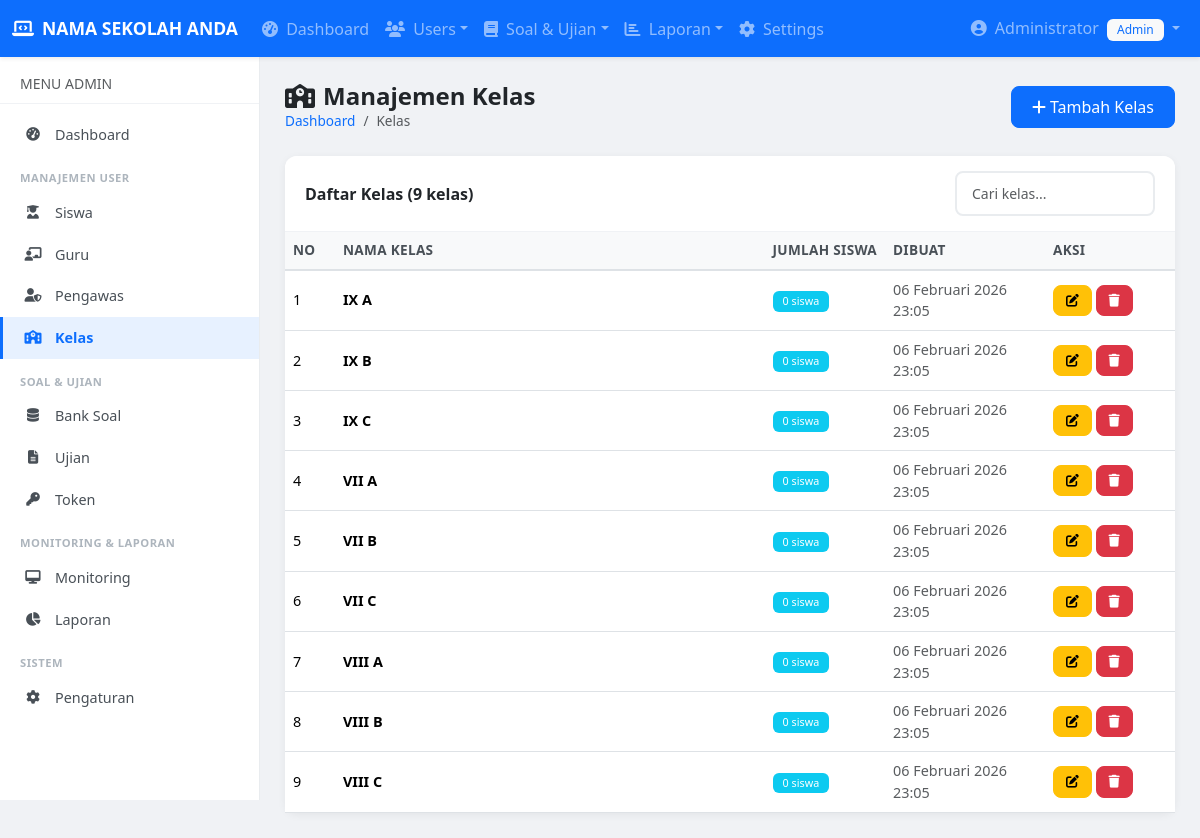
The page /admin/kelas/index.php (signed in) on the database its author committed.
### tables this page shows
CREATE TABLE `settings` (
  `id` INT(11) NOT NULL AUTO_INCREMENT,
  `setting_key` VARCHAR(100) NOT NULL,
  `setting_value` TEXT DEFAULT NULL,
  `created_at` TIMESTAMP NULL DEFAULT CURRENT_TIMESTAMP,
  `updated_at` TIMESTAMP NULL DEFAULT CURRENT_TIMESTAMP ON UPDATE CURRENT_TIMESTAMP,
  PRIMARY KEY (`id`),
  UNIQUE KEY `setting_key` (`setting_key`)
);

CREATE TABLE `kelas` (
  `id` INT(11) NOT NULL AUTO_INCREMENT,
  `nama_kelas` VARCHAR(50) NOT NULL,
  `created_at` TIMESTAMP NULL DEFAULT CURRENT_TIMESTAMP,
  PRIMARY KEY (`id`)
);

### config/session.php (called while the page is built, shortened)
<?php
function base_url($path = '') {
    return '/cbt/' . ltrim($path, '/');
}

### config/settings.php (called while the page is built, shortened)
<?php
function get_setting($key, $conn, $default = '') {
    $stmt = $conn->prepare("SELECT setting_value FROM settings WHERE setting_key = ?");
    $stmt->bind_param("s", $key);
    $stmt->execute();
    $result = $stmt->get_result()->fetch_assoc();
    return $result ? $result['setting_value'] : $default;
}

### includes/functions.php (called while the page is built, shortened)
<?php
function e($string) {
    return htmlspecialchars($string ?? '', ENT_QUOTES, 'UTF-8');
}
function format_tanggal($date) {
    $bulan = [
        1 => 'Januari', 'Februari', 'Maret', 'April', 'Mei', 'Juni',
        'Juli', 'Agustus', 'September', 'Oktober', 'November', 'Desember'
    ];
    $d = new DateTime($date);
    return $d->format('d') . ' ' . $bulan[(int)$d->format('m')] . ' ' . $d->format('Y');
}
function format_datetime($datetime) {
    return format_tanggal(date('Y-m-d', strtotime($datetime))) . ' ' . date('H:i', strtotime($datetime));
}

### admin/kelas/index.php (the view, shortened to what this page needs)
<?php
require_once __DIR__ . '/../../config/database.php';
require_once __DIR__ . '/../../config/session.php';
require_once __DIR__ . '/../../includes/functions.php';
$active_menu = 'kelas';
$query = "SELECT k.*,
    (SELECT COUNT(*) FROM siswa s WHERE s.kelas_id = k.id) as jumlah_siswa
    FROM kelas k ORDER BY k.nama_kelas ASC";
$kelas_list = $conn->query($query);
include __DIR__ . '/../../includes/header.php';
?>
<div class="content-with-sidebar">
    <?php include __DIR__ . '/../../includes/sidebar.php'; ?>
    <div class="content-area">
        <div class="page-header">
            <div>
                <h4><i class="fas fa-school me-2"></i>Manajemen Kelas</h4>
                <nav>
                    <ol class="breadcrumb">
                        <li class="breadcrumb-item"><a href="<?= base_url('admin/index.php') ?>">Dashboard</a></li>
                        <li class="breadcrumb-item active">Kelas</li>
                    </ol>
                </nav>
            </div>
            <a href="<?= base_url('admin/kelas/tambah.php') ?>" class="btn btn-primary">
                <i class="fas fa-plus me-1"></i>Tambah Kelas
            </a>
        </div>
        <div class="card">
            <div class="card-header d-flex justify-content-between align-items-center">
                <span>Daftar Kelas (<?= $kelas_list->num_rows ?> kelas)</span>
                <input type="text" id="tableSearch" class="form-control form-control-sm" style="width:200px" placeholder="Cari kelas...">
            </div>
            <div class="card-body p-0">
                <?php if ($kelas_list->num_rows > 0): ?>
                <div class="table-responsive">
                    <table class="table table-hover" id="dataTable">
                        <thead>
                            <tr>
                                <th width="50">No</th>
                                <th>Nama Kelas</th>
                                <th width="120">Jumlah Siswa</th>
                                <th width="160">Dibuat</th>
                                <th width="130">Aksi</th>
                            </tr>
                        </thead>
                        <tbody>
                            <?php $no = 1; while ($k = $kelas_list->fetch_assoc()): ?>
                            <tr>
                                <td><?= $no++ ?></td>
                                <td><span class="fw-semibold"><?= e($k['nama_kelas']) ?></span></td>
                                <td>
                                    <span class="badge bg-info"><?= $k['jumlah_siswa'] ?> siswa</span>
                                </td>
                                <td class="small text-muted"><?= format_datetime($k['created_at']) ?></td>
                                <td>
                                    <a href="<?= base_url('admin/kelas/edit.php?id=' . $k['id']) ?>" class="btn btn-sm btn-warning" title="Edit">
                                        <i class="fas fa-edit"></i>
                                    </a>
                                    <?php if ($k['jumlah_siswa'] == 0): ?>
                                    <a href="<?= base_url('admin/kelas/hapus.php?id=' . $k['id']) ?>" class="btn btn-sm btn-danger" data-confirm="Yakin hapus kelas <?= e($k['nama_kelas']) ?>?" title="Hapus">
                                        <i class="fas fa-trash"></i>
                                    </a>
                                    <?php else: ?>
                                    <button class="btn btn-sm btn-secondary" disabled title="Tidak bisa dihapus, masih ada siswa">
                                        <i class="fas fa-trash"></i>
                                    </button>
                                    <?php endif; ?>
                                </td>
                            </tr>
                            <?php endwhile; ?>
                        </tbody>
                    </table>
                </div>
                <?php endif; ?>
            </div>
        </div>
    </div>
</div>
<?php include __DIR__ . '/../../includes/footer.php'; ?>

### includes/header.php (shortened to what this page needs)
<?php
if (!isset($hide_navbar)) $hide_navbar = false;
require_once __DIR__ . '/../config/settings.php';
$school_name = get_setting('school_name', $conn, 'CBT Nusantara');
?>
<!DOCTYPE html>
<html lang="id">
<head>
    <link href="https://cdn.jsdelivr.net/npm/bootstrap@5.3.2/dist/css/bootstrap.min.css" rel="stylesheet">
    <link href="https://cdnjs.cloudflare.com/ajax/libs/font-awesome/6.5.1/css/all.min.css" rel="stylesheet">
    <link href="<?= base_url('assets/css/style.css') ?>" rel="stylesheet">
    <link href="<?= base_url('assets/css/responsive.css') ?>" rel="stylesheet">
</head>
<body>
<?php if (!$hide_navbar): ?>
<?php include __DIR__ . '/navbar.php'; ?>
<?php endif; ?>
<div class="main-wrapper">

### includes/navbar.php (shortened to what this page needs)
<?php
$current_role = $_SESSION['role'] ?? '';
$current_nama = $_SESSION['nama'] ?? '';
?>
<nav class="navbar navbar-expand-lg navbar-dark bg-primary sticky-top shadow-sm">
    <div class="container-fluid">
        <a class="navbar-brand d-flex align-items-center" href="<?= base_url() ?>">
            <i class="fas fa-laptop-code me-2"></i>
            <span class="fw-bold"><?= e($school_name ?? 'CBT Nusantara') ?></span>
        </a>
        <div class="collapse navbar-collapse" id="mainNavbar">
            <?php if ($current_role): ?>
            <ul class="navbar-nav me-auto">
                <?php if ($current_role === 'admin'): ?>
                <li class="nav-item">
                    <a class="nav-link" href="<?= base_url('admin/index.php') ?>"><i class="fas fa-tachometer-alt me-1"></i> Dashboard</a>
                </li>
                <li class="nav-item dropdown">
                    <a class="nav-link dropdown-toggle" href="#" data-bs-toggle="dropdown"><i class="fas fa-users me-1"></i> Users</a>
                </li>
                <li class="nav-item dropdown">
                    <a class="nav-link dropdown-toggle" href="#" data-bs-toggle="dropdown"><i class="fas fa-book me-1"></i> Soal & Ujian</a>
                </li>
                <li class="nav-item dropdown">
                    <a class="nav-link dropdown-toggle" href="#" data-bs-toggle="dropdown"><i class="fas fa-chart-bar me-1"></i> Laporan</a>
                </li>
                <li class="nav-item">
                    <a class="nav-link" href="<?= base_url('admin/settings/index.php') ?>"><i class="fas fa-cog me-1"></i> Settings</a>
                </li>
                <?php endif; ?>
            </ul>
            <ul class="navbar-nav">
                <li class="nav-item dropdown">
                    <a class="nav-link dropdown-toggle" href="#" data-bs-toggle="dropdown">
                        <i class="fas fa-user-circle me-1"></i>
                        <span class="d-none d-md-inline"><?= e($current_nama) ?></span>
                        <span class="badge bg-light text-primary ms-1"><?= e(ucfirst($current_role)) ?></span>
                    </a>
                </li>
            </ul>
            <?php endif; ?>
        </div>
    </div>
</nav>

### includes/sidebar.php (shortened to what this page needs)
<?php
$active_menu = $active_menu ?? '';
$current_role = $_SESSION['role'] ?? '';
$menus = [];
if ($current_role === 'admin') {
    $menus = [
        ['url' => 'admin/index.php', 'icon' => 'fas fa-tachometer-alt', 'label' => 'Dashboard', 'key' => 'dashboard'],
        ['divider' => true, 'label' => 'MANAJEMEN USER'],
        ['url' => 'admin/siswa/index.php', 'icon' => 'fas fa-user-graduate', 'label' => 'Siswa', 'key' => 'siswa'],
        ['url' => 'admin/guru/index.php', 'icon' => 'fas fa-chalkboard-teacher', 'label' => 'Guru', 'key' => 'guru'],
        ['url' => 'admin/pengawas/index.php', 'icon' => 'fas fa-user-shield', 'label' => 'Pengawas', 'key' => 'pengawas'],
        ['url' => 'admin/kelas/index.php', 'icon' => 'fas fa-school', 'label' => 'Kelas', 'key' => 'kelas'],
        ['divider' => true, 'label' => 'SOAL & UJIAN'],
        ['url' => 'admin/bank_soal/index.php', 'icon' => 'fas fa-database', 'label' => 'Bank Soal', 'key' => 'bank_soal'],
        ['url' => 'admin/ujian/index.php', 'icon' => 'fas fa-file-alt', 'label' => 'Ujian', 'key' => 'ujian'],
        ['url' => 'admin/token/generate.php', 'icon' => 'fas fa-key', 'label' => 'Token', 'key' => 'token'],
        ['divider' => true, 'label' => 'MONITORING & LAPORAN'],
        ['url' => 'admin/ujian/monitoring.php', 'icon' => 'fas fa-desktop', 'label' => 'Monitoring', 'key' => 'monitoring'],
        ['url' => 'admin/laporan/index.php', 'icon' => 'fas fa-chart-pie', 'label' => 'Laporan', 'key' => 'laporan'],
        ['divider' => true, 'label' => 'SISTEM'],
        ['url' => 'admin/settings/index.php', 'icon' => 'fas fa-cog', 'label' => 'Pengaturan', 'key' => 'settings'],
    ];
}
?>
<div class="sidebar" id="sidebar">
    <div class="sidebar-header">
        <h6 class="text-uppercase text-muted small mb-0">Menu <?= e(ucfirst($current_role)) ?></h6>
    </div>
    <ul class="sidebar-menu">
        <?php foreach ($menus as $menu): ?>
            <?php if (isset($menu['divider'])): ?>
                <li class="sidebar-divider">
                    <span><?= e($menu['label']) ?></span>
                </li>
            <?php else: ?>
                <li class="sidebar-item <?= $active_menu === $menu['key'] ? 'active' : '' ?>">
                    <a href="<?= base_url($menu['url']) ?>">
                        <i class="<?= $menu['icon'] ?>"></i>
                        <span><?= e($menu['label']) ?></span>
                    </a>
                </li>
            <?php endif; ?>
        <?php endforeach; ?>
    </ul>
</div>

### includes/footer.php (shortened to what this page needs)
</div>
</body>
</html>

### assets/css/style.css (style rules this page uses)
:root { --primary: #0d6efd; --primary-dark: #0a58ca; --sidebar-width: 260px; --navbar-height: 56px; }
body { font-family: 'Segoe UI', system-ui, -apple-system, sans-serif; background-color: #f0f2f5; color: #212529; }
a { text-decoration: none; }
.main-wrapper { min-height: calc(100vh - var(--navbar-height)); }
.content-with-sidebar { display: flex; min-height: calc(100vh - var(--navbar-height)); }
.content-area { flex: 1; margin-left: var(--sidebar-width); padding: 25px; min-height: calc(100vh - var(--navbar-height)); }
.sidebar { position: fixed; top: var(--navbar-height); left: 0; width: var(--sidebar-width); height: calc(100vh - var(--navbar-height)); background: #fff; border-right: 1px solid #e9ecef; overflow-y: auto; z-index: 100; transition: left 0.3s ease; }
.sidebar-header { padding: 20px 20px 10px; border-bottom: 1px solid #f0f2f5; }
.sidebar-menu { list-style: none; padding: 10px 0; margin: 0; }
.sidebar-divider { padding: 15px 20px 5px; font-size: 0.7rem; font-weight: 700; color: #adb5bd; letter-spacing: 0.5px; }
.sidebar-item a { display: flex; align-items: center; padding: 10px 20px; color: #495057; font-size: 0.9rem; transition: all 0.2s; border-left: 3px solid transparent; }
.sidebar-item.active a { background: #e7f1ff; color: var(--primary); border-left-color: var(--primary); font-weight: 600; }
.sidebar-item a i { width: 20px; text-align: center; margin-right: 12px; font-size: 0.85rem; }
.navbar { z-index: 200; }
.navbar-brand { font-size: 1.1rem; }
.card { border: none; border-radius: 12px; box-shadow: 0 2px 8px rgba(0,0,0,0.06); transition: box-shadow 0.2s; }
.card-header { background: white; border-bottom: 1px solid #f0f2f5; border-radius: 12px 12px 0 0 !important; font-weight: 600; padding: 15px 20px; }
.card-body { padding: 20px; }
.table { margin-bottom: 0; }
.table thead th { background: #f8f9fa; border-bottom: 2px solid #dee2e6; font-weight: 600; font-size: 0.85rem; text-transform: uppercase; letter-spacing: 0.3px; color: #495057; white-space: nowrap; }
.table tbody td { vertical-align: middle; font-size: 0.9rem; }
.form-control, .form-select { border-radius: 8px; border: 2px solid #e9ecef; padding: 10px 15px; }
.btn { border-radius: 8px; font-weight: 500; padding: 8px 20px; }
.btn-sm { padding: 5px 12px; font-size: 0.8rem; }
.badge { font-weight: 500; padding: 5px 10px; border-radius: 6px; }
.page-header { display: flex; justify-content: space-between; align-items: center; margin-bottom: 25px; flex-wrap: wrap; gap: 10px; }
.page-header h4 { font-weight: 700; color: #212529; margin: 0; }
.breadcrumb { background: transparent; padding: 0; margin: 0; font-size: 0.85rem; }

### rows shown on the page
settings: setting_value "NAMA SEKOLAH ANDA"
kelas: nama_kelas "IX A", jumlah_siswa "0", created_at "06 Februari 2026 23:05"
kelas: nama_kelas "IX B", jumlah_siswa "0", created_at "06 Februari 2026 23:05"
kelas: nama_kelas "IX C", jumlah_siswa "0", created_at "06 Februari 2026 23:05"
kelas: nama_kelas "VII A", jumlah_siswa "0", created_at "06 Februari 2026 23:05"
kelas: nama_kelas "VII B", jumlah_siswa "0", created_at "06 Februari 2026 23:05"
kelas: nama_kelas "VII C", jumlah_siswa "0", created_at "06 Februari 2026 23:05"
kelas: nama_kelas "VIII A", jumlah_siswa "0", created_at "06 Februari 2026 23:05"
kelas: nama_kelas "VIII B", jumlah_siswa "0", created_at "06 Februari 2026 23:05"
kelas: nama_kelas "VIII C", jumlah_siswa "0", created_at "06 Februari 2026 23:05"

### other values the page prints
$current_nama "Administrator"
$current_role "Admin"
$current_role "ADMIN"
$menu['label'] "Dashboard"
$menu['label'] "MANAJEMEN USER"
$menu['label'] "Siswa"
$menu['label'] "Guru"
$menu['label'] "Pengawas"
$menu['label'] "Kelas"
$menu['label'] "SOAL & UJIAN"
$menu['label'] "Bank Soal"
$menu['label'] "Ujian"
$menu['label'] "Token"
$menu['label'] "MONITORING & LAPORAN"
$menu['label'] "Monitoring"
